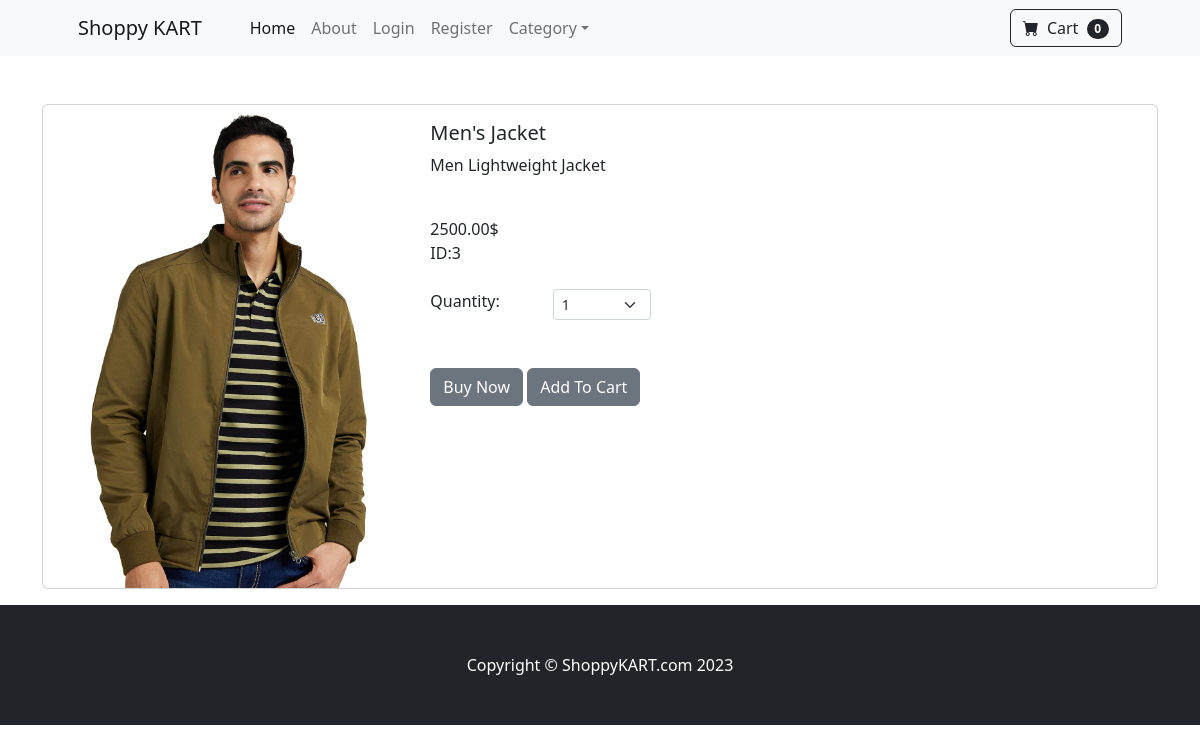
The app's page /product/3 with its own data.
### store/models.py (models this page shows, shortened)
class Products(models.Model):
    name = models.CharField(max_length=100)
    price = models.DecimalField(default=0,decimal_places=2,max_digits=6)
    category = models.ForeignKey(Category, on_delete=models.CASCADE,default=1)
    description = models.CharField(max_length=250,default='',blank=True,null=True)
    image = models.ImageField(upload_to='upload/products/')
    is_sale = models.BooleanField(default=False)
    sale_price = models.DecimalField(default=0,decimal_places=2,max_digits=6)

### store/views.py (the view)
# urls.py: path('product/<int:pk>',views.product,name='product'),
def product(request,pk):
    product =Products.objects.get(id=pk)
    return render(request,'product.html',{'products':product})

### cart/cart.py (called while the page is built)
    def __len__(self):
        return len(self.cart)

### cart/context_processors.py (called while the page is built)
def cart(request):
    return {'cart': Cart(request)}

### store/templates/product.html (shortened to what this page needs)
{% extends 'base.html' %}
{% block content %}
<br><br>
<div class="container">
    <div class="card mb-3" >
        <div class="row g-0">
          <div class="col-md-4">
            <img src="{{ products.image.url }}" class="img-fluid rounded-start" alt="...">
          </div>
          <div class="col-md-8">
            <div class="card-body">
              <h5 class="card-title">{{ products.name }}</h5>
              <p class="card-text">{{ products.description }}</p><br>
                {% if products.is_sale %}
                <div class="badge bg-dark text-white position-absolute" style="top: 1rem; right: 0.5rem">Sale</div>
                    <strike>{{ products.price }}$</strike>
                    &nbsp;
                    {{ products.sale_price }}$<br>
                    ID:{{ products.id }}
                {% else %}
                    {{ products.price }}$<br>
                    ID:{{ products.id }}
                {% endif %}<br><br>
                <div class="row justify-content">
                  <div class="col-md-2">Quantity:</div>
                  <div class="col-md-2">
                <select class="form-select form-select-sm" id="qty_cart">
                  <option value="1">1</option>
                </select>
                </div>
              </div><br><br>
                <button type="submit" class="btn btn-secondary">Buy Now</button>
                <button type="button" value="{{ products.id }}" class="btn btn-secondary" id="add-cart">Add To Cart</button>
            </div>
          </div>
        </div>
      </div>
</div>
{% endblock %}

### records on screen
Products: image (picture), name "Men's Jacket", description "Men Lightweight Jacket", price "2500.00", id "3"

### other values on screen
{{ cart|length }} "0"
